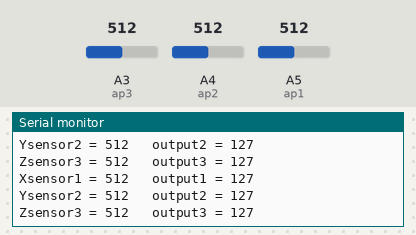
A sketch run on a simulated Arduino Uno, built with avr-gcc and run on an emulated ATmega328P. On the bench: the last lines printed to the serial monitor. The test bench sets the inputs (shaded band); at power-on: A3 (ap3) = 512, A4 (ap2) = 512, A5 (ap1) = 512.

Above: at 3.8 s.
3.9 s: A3 (ap3) set to 716
At 7.2 s:
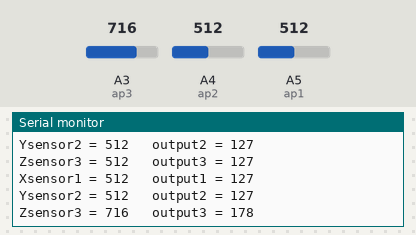
7.8 s: A4 (ap2) set to 716
At 9.9 s:
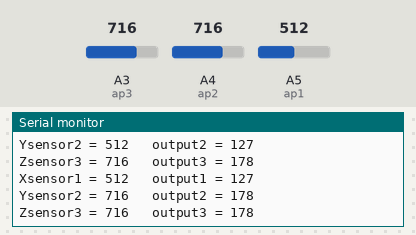
11.7 s: A5 (ap1) set to 716
At 13.7 s:
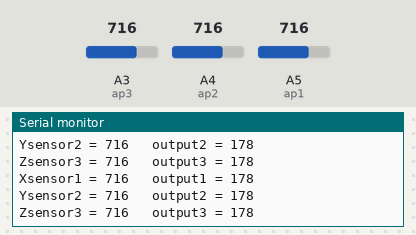
15.6 s: A3 (ap3) set to 900
At 18.9 s:
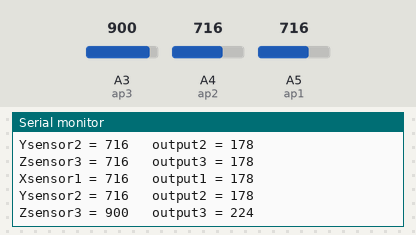
19.5 s: A4 (ap2) set to 900
At 22.7 s:
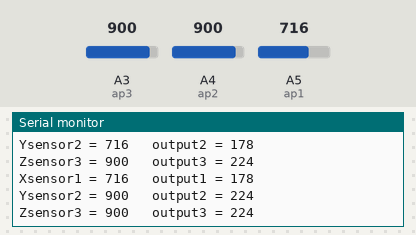
23.4 s: A5 (ap1) set to 900
At 25.3 s:
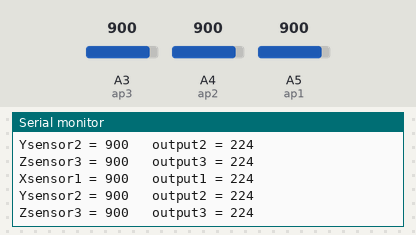
Timing chart, 0 to 26.8 s (numbered marks = the images above; inputs shaded):
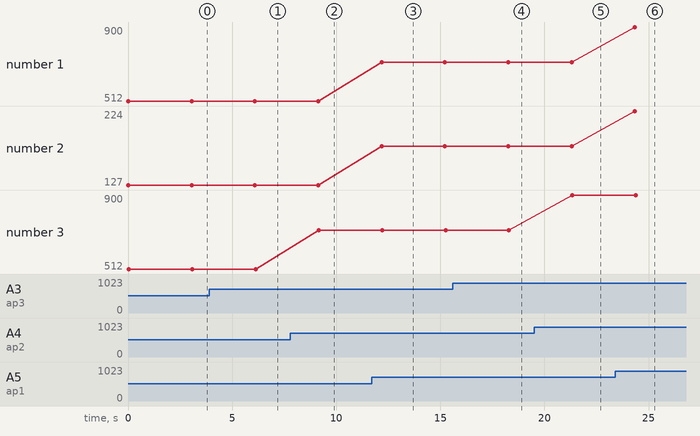

The sketch:

sketch_nov07b.ino
```cpp
const int ap1 = A5;
const int ap2 = A4;
const int ap3 = A3;
int sv1 = 0;
int ov1 = 0;
int sv2 = 0;
int ov2= 0;
int sv3 = 0;
int ov3= 0;


void setup() {
  // initialize serial communications at 9600 bps:
Serial.begin(9600);

}


void loop() {
  analogReference(EXTERNAL); //connect 3.3v to AREF
// read the analog in value:
sv1 = analogRead(ap1);
// map it to the range of the analog out:
ov1 = map(sv1, 0, 1023, 0, 255);
// change the analog out value:
delay(2);
//
sv2 = analogRead(ap2);
ov2 = map(sv2, 0, 1023, 0, 255);
//
delay(10);
//
sv3 = analogRead(ap3);
ov3 = map(sv3, 0, 1023, 0, 255);
// print the results to the serial monitor:
Serial.print("Xsensor1 = " );
Serial.print(sv1);
Serial.print("\t output1 = ");
Serial.println(ov1);
Serial.print("Ysensor2 = " );
Serial.print(sv2);
Serial.print("\t output2 = ");
Serial.println(ov2);
Serial.print("Zsensor3 = " );
Serial.print(sv3);
Serial.print("\t output3 = ");
Serial.println(ov3);
delay(3000);
}
```

Measured:
- after the input at 3.9 s, the serial monitor: prints a new line after 2.3 s (image 1)
- after the input at 7.8 s, the serial monitor: prints a new line after 1.4 s (image 2)
- after the input at 11.7 s, the serial monitor: prints a new line after 0.48 s (image 3)
- after the input at 15.6 s, the serial monitor: prints a new line after 2.7 s (image 4)
- after the input at 19.5 s, the serial monitor: prints a new line after 1.8 s (image 5)
- after the input at 23.4 s, the serial monitor: prints a new line after 0.95 s (image 6)
